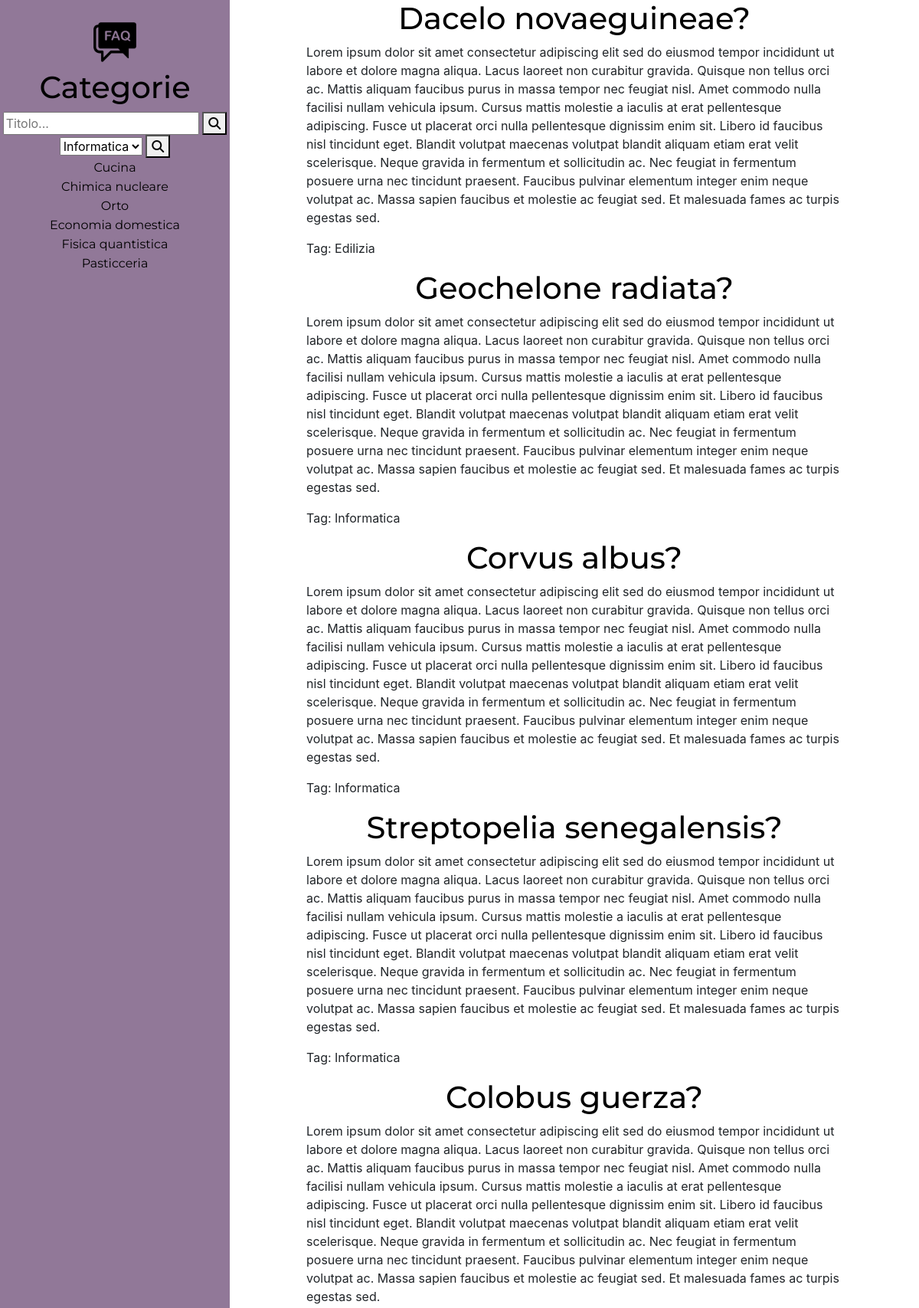
Screenshot of /index.php?ID=4 (upper part) with the database file from the repository.
### tables this page shows
CREATE TABLE `category` (
  `Id` int(11) NOT NULL COMMENT 'id',
  `CategoryName` varchar(100) NOT NULL COMMENT 'Nome categoria'
);

CREATE TABLE `question` (
  `Id` int(11) NOT NULL COMMENT 'id',
  `Question` text NOT NULL COMMENT 'Domanda',
  `Answer` text NOT NULL COMMENT 'risposta',
  `Tag` varchar(25) NOT NULL,
  `fk_catogory` int(11) NOT NULL COMMENT 'categoria'
);

### php/DBManager.php (the view, shortened to what this page needs)
<?php
    $servername = "localhost";
    $username="FaqAdmin";
    $password="password123";
    $dbname="faq";
function DataConnect(){
    global $servername,$username, $password,$dbname;
    $conn=new mysqli($servername,$username,$password,$dbname);
    return $conn;
}
function LoadCategory(){
    $conn=DataConnect();
    $sql="SELECT category.id, category.CategoryName FROM category";
    $res=$conn->query($sql);
    $ris = "";
    while($elem = $res->fetch_assoc()){
        $ris = $ris . "<li id=" . $elem['id'] ."><a href='index.php?ID=".$elem['id'] ."'>" . $elem['CategoryName'] . "</a></li>";
    }
    return $ris;
}
function LoadTagWithIndex(){
        $conn=DataConnect();
        $sql="SELECT DISTINCT question.Tag FROM question";
        $res=$conn->query($sql);
        $ris = "";
        while($elem = $res->fetch_assoc()){
            $ris = $ris . " <option value=" . $elem['Tag'] .">" . $elem['Tag'] . "</option>";
        }
        return $ris;
}
function LoadQuestions($id){
    $conn=DataConnect();
    $sql="SELECT question.Question, question.Answer,question.Tag FROM question WHERE question.fk_catogory=$id";
    $res=$conn->query($sql);
    $ris = "";
    while($elem = $res->fetch_assoc()){
        $ris = $ris .
        "<h1>" . $elem['Question'] . "</h1>
        <p>" . $elem['Answer'] . "</p>
        <p>Tag: " . $elem['Tag'] . "</p>";
    }
    return $ris;
}
?>

### css/style.css (style rules this page uses)
body { margin: 0; }
.Wrapper .SideBar li a { font-family: Montserrat, "Arial", "Helvetica", "sans-serif"; color: black; }
.Wrapper .SideBar li { list-style-type: none; color: black; }
.Wrapper .MainContent h1 { font-family: Montserrat, "Arial", "Helvetica", "sans-serif"; color: black; text-align: center; }

### rows the page displays
category: CategoryName "Cucina"
category: CategoryName "Chimica nucleare"
category: CategoryName "Orto"
category: CategoryName "Economia domestica"
category: CategoryName "Fisica quantistica"
category: CategoryName "Pasticceria"
question: Question "Dacelo novaeguineae?", Answer "Lorem ipsum dolor sit amet consectetur adipiscing elit sed do eiusmod tempor incididunt ut labore et dolore magna aliqua. Lacus laoreet non curabitur gravida. Quisque non tellus orci ac. Mattis aliquam faucibus purus in massa tempor nec feugiat nisl. Amet commodo nulla facilisi nullam vehicula ipsum. Cursus mattis molestie a iaculis at erat pellentesque adipiscing. Fusce ut placerat orci nulla pellentesque dignissim enim sit. Libero id faucibus nisl tincidunt eget. Blandit volutpat maecenas volutpat blandit aliquam etiam erat velit scelerisque. Neque gravida in fermentum et sollicitudin ac. Nec feugiat in fermentum posuere urna nec tincidunt praesent. Faucibus pulvinar elementum integer…", Tag "Edilizia"
question: Question "Geochelone radiata?", Answer "Lorem ipsum dolor sit amet consectetur adipiscing elit sed do eiusmod tempor incididunt ut labore et dolore magna aliqua. Lacus laoreet non curabitur gravida. Quisque non tellus orci ac. Mattis aliquam faucibus purus in massa tempor nec feugiat nisl. Amet commodo nulla facilisi nullam vehicula ipsum. Cursus mattis molestie a iaculis at erat pellentesque adipiscing. Fusce ut placerat orci nulla pellentesque dignissim enim sit. Libero id faucibus nisl tincidunt eget. Blandit volutpat maecenas volutpat blandit aliquam etiam erat velit scelerisque. Neque gravida in fermentum et sollicitudin ac. Nec feugiat in fermentum posuere urna nec tincidunt praesent. Faucibus pulvinar elementum integer…", Tag "Informatica"
question: Question "Corvus albus?", Answer "Lorem ipsum dolor sit amet consectetur adipiscing elit sed do eiusmod tempor incididunt ut labore et dolore magna aliqua. Lacus laoreet non curabitur gravida. Quisque non tellus orci ac. Mattis aliquam faucibus purus in massa tempor nec feugiat nisl. Amet commodo nulla facilisi nullam vehicula ipsum. Cursus mattis molestie a iaculis at erat pellentesque adipiscing. Fusce ut placerat orci nulla pellentesque dignissim enim sit. Libero id faucibus nisl tincidunt eget. Blandit volutpat maecenas volutpat blandit aliquam etiam erat velit scelerisque. Neque gravida in fermentum et sollicitudin ac. Nec feugiat in fermentum posuere urna nec tincidunt praesent. Faucibus pulvinar elementum integer…", Tag "Informatica"
question: Question "Streptopelia senegalensis?", Answer "Lorem ipsum dolor sit amet consectetur adipiscing elit sed do eiusmod tempor incididunt ut labore et dolore magna aliqua. Lacus laoreet non curabitur gravida. Quisque non tellus orci ac. Mattis aliquam faucibus purus in massa tempor nec feugiat nisl. Amet commodo nulla facilisi nullam vehicula ipsum. Cursus mattis molestie a iaculis at erat pellentesque adipiscing. Fusce ut placerat orci nulla pellentesque dignissim enim sit. Libero id faucibus nisl tincidunt eget. Blandit volutpat maecenas volutpat blandit aliquam etiam erat velit scelerisque. Neque gravida in fermentum et sollicitudin ac. Nec feugiat in fermentum posuere urna nec tincidunt praesent. Faucibus pulvinar elementum integer…", Tag "Informatica"
question: Question "Colobus guerza?", Answer "Lorem ipsum dolor sit amet consectetur adipiscing elit sed do eiusmod tempor incididunt ut labore et dolore magna aliqua. Lacus laoreet non curabitur gravida. Quisque non tellus orci ac. Mattis aliquam faucibus purus in massa tempor nec feugiat nisl. Amet commodo nulla facilisi nullam vehicula ipsum. Cursus mattis molestie a iaculis at erat pellentesque adipiscing. Fusce ut placerat orci nulla pellentesque dignissim enim sit. Libero id faucibus nisl tincidunt eget. Blandit volutpat maecenas volutpat blandit aliquam etiam erat velit scelerisque. Neque gravida in fermentum et sollicitudin ac. Nec feugiat in fermentum posuere urna nec tincidunt praesent. Faucibus pulvinar elementum integer…"

### other values shown
form field Tag "Informatica"
